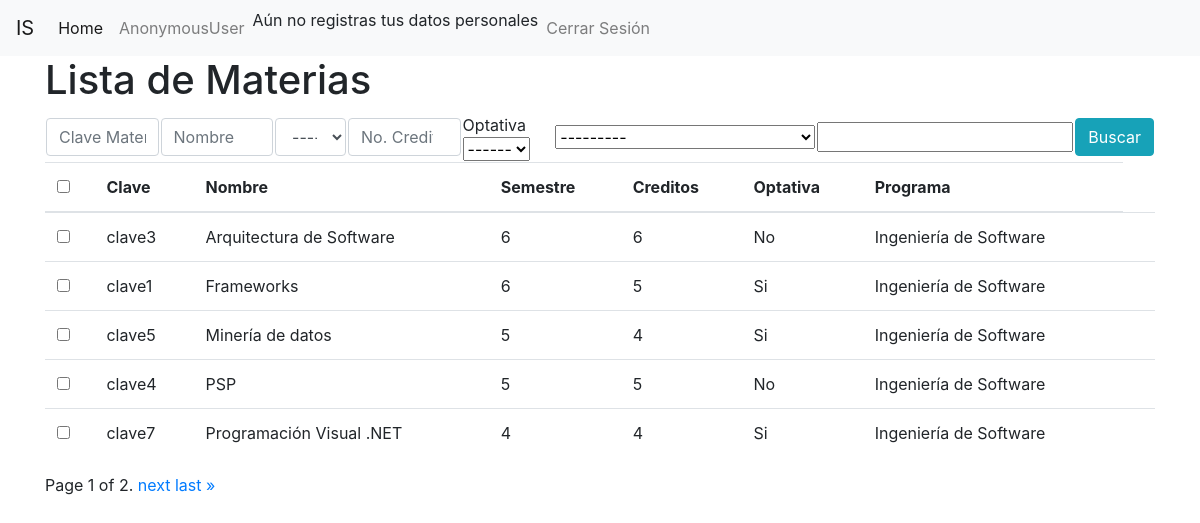
Page /materias/buscar/ on the earlier database version.
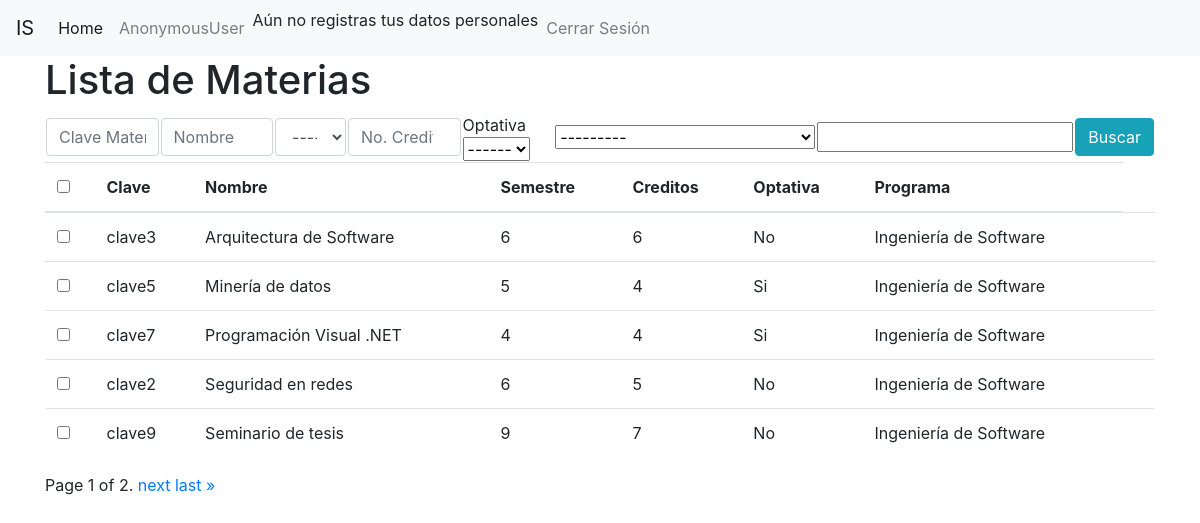
Same page on the later database version.
### materias/models.py (models this page shows, shortened)
class Materia(models.Model):
    clave = models.CharField(primary_key = True , max_length=10)
    nombre = models.CharField(max_length=100)
    creditos = models.SmallIntegerField('Créditos')
    semestre = models.CharField(max_length=2, choices = SEMESTRE)
    optativa = models.BooleanField(default=False)
    programa = models.ForeignKey("unidades_academicas.ProgramaAcademico", verbose_name="Programa Academico", on_delete= models.DO_NOTHING)

### unidades_academicas/models.py (models this page shows)
class ProgramaAcademico(models.Model):
    clave = models.BigAutoField('Clave', primary_key=True)
    nombre = models.CharField('Nombre', max_length=200)
    latitud = models.CharField(max_length=50)
    longitud = models.CharField(max_length=50)
    telefono = models.CharField('Teléfono', max_length=10, blank=True, null=True)
    unidad_academica = models.ForeignKey("UnidadAcademica", \
        verbose_name='Unidad Académica', on_delete=models.DO_NOTHING)
    def __str__(self):
        return self.nombre

### materias/views.py (the view, shortened to what this page needs)
# urls.py: path('buscar/', views.BuscarMateria, name = 'buscar_materia'),
def BuscarMateria(request):
    materias = Materia.objects.all().order_by('nombre','semestre')
    form = FiltrosMateria(request.POST)
    paginator = Paginator(materias,5)
    page_number = request.POST.get("page")
    page_obj = paginator.get_page(page_number)
    context = {'object_list': page_obj, 'page_obj': page_obj, 'form': form}
    return render(request, 'materias/materia_list.html', context)

### materias/forms.py
class FiltrosMateria(FormMateria):
    def __init__(self, *args, **kwargs):
        super(FiltrosMateria, self).__init__(*args, **kwargs)
        for field in self.fields:
            self.fields[field].required = False

### materias/templates/materias/materia_list.html (shortened to what this page needs)
{% extends 'base.html' %}
{% block contenido %}
    <h1> Lista de Materias</h1>
    <form action="{% url 'buscar_materia' %}" method="post" id="form">
        <table>
            <tr>
                <td>{{form.clave}}</td>
                <td>{{form.nombre}}</td>
                <td>{{form.semestre}}</td>
                <td>{{form.creditos}}</td>
                <td>
                    <span>Optativa</span>
                    <select name = 'optativa'>
                        <option value="">------</option>
                    </select>
                </td>
                <td>{{form.programa}}</td>
                <td>
                    <input type="text" name="Programa2">
                </td>
                <td>
                    <input class="btn btn-info" type="submit" value="Buscar">
                </td>
            </tr>
        </table>
    </form>
    <form action="{% url 'eliminar_materias' %}" method="post" id="validar">
        <table class="table">
            <thead>
                 <tr>
                    <th><input type="checkbox" name="todos" onclick="seleccionar(this)" id="todos"></th>
                    <th>Clave</th>
                    <th>Nombre</th>
                    <th>Semestre</th>
                    <th>Creditos</th>
                    <th>Optativa</th>
                    <th>Programa</th>
                </tr>
            </thead>
             <tbody>
            {% for materia in object_list %}
                <tr>
                    <td><input type="checkbox" name="materias[]" value="{{ materia.clave }}"></td>
                    <td> {{materia.clave}}</td>
                    <td> {{materia.nombre}}</td>
                    <td> {{materia.semestre}}</td>
                    <td> {{materia.creditos}}</td>
                    <td> {% if materia.optativa == True %}
                            Si
                         {% else %}
                            No
                         {% endif %}
                    </td>
                    <td> {{materia.programa}}</td>
                    <td>
                    </td>
                </tr>
            {% endfor %}
        </tbody>
    </table>
    </form>
    <div class="pagination">
        <span class="step-links">
            <span class="page-item">
                Page {{ page_obj.number }} of {{ page_obj.paginator.num_pages }}.
            </span>
            {% if page_obj.has_next %}
                <a class="page-item" href="javascript:enviar({{ page_obj.next_page_number }});">next</a>
                <a href="javascript:enviar({{ page_obj.paginator.num_pages }});">last &raquo;</a>
            {% endif %}
        </span>
    </div>
    <br>
</body>
</html>
{% endblock contenido %}

Differences in the rows shown:
removed Materia: clave "clave1", nombre "Frameworks", semestre "6", creditos "5", optativa "Si", programa "Ingeniería de Software"
removed Materia: clave "clave4", nombre "PSP", semestre "5", creditos "5", optativa "No", programa "Ingeniería de Software"
now on this page (row unchanged): Materia: clave "clave2", nombre "Seguridad en redes", semestre "6", creditos "5", optativa "No", programa "Ingeniería de Software"
now on this page (row unchanged): Materia: clave "clave9", nombre "Seminario de tesis", semestre "9", creditos "7", optativa "No", programa "Ingeniería de Software"
